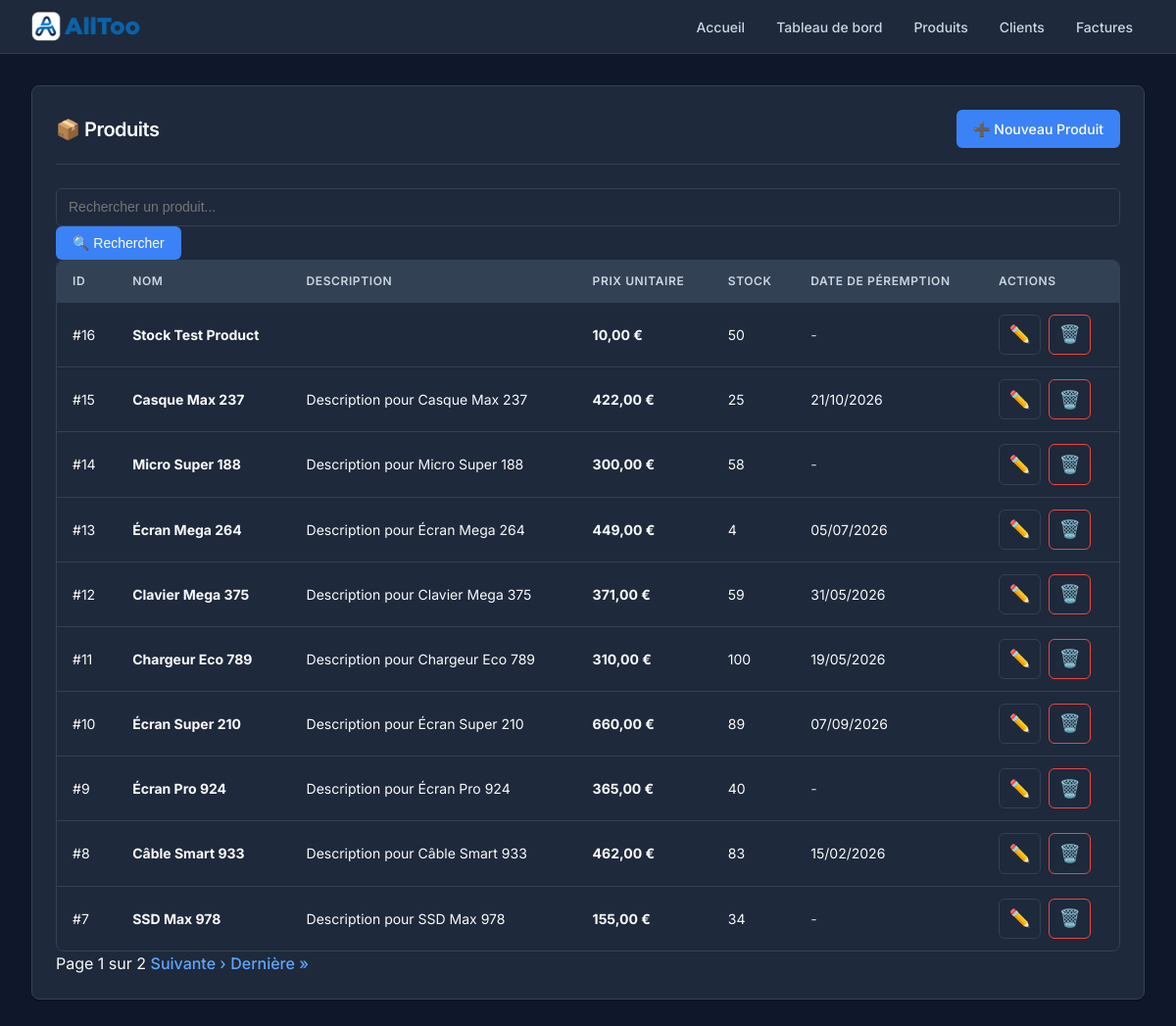
Page /produits/ on the committed database.
### invoices/models.py (models this page shows, shortened)
class Product(models.Model):
    name = models.CharField(max_length=200, verbose_name="Nom")
    description = models.TextField(blank=True, verbose_name="Description")
    unit_price = models.DecimalField(
        max_digits=10,
        decimal_places=2,
        validators=[MinValueValidator(Decimal('0.01'))],
        verbose_name="Prix unitaire"
    )
    stock_quantity = models.IntegerField(
        default=0,
        validators=[MinValueValidator(0)],
        verbose_name="Quantité en stock"
    )
    expiration_date = models.DateField(
        null=True,
        blank=True,
        verbose_name="Date de péremption"
    )
    created_at = models.DateTimeField(auto_now_add=True, verbose_name="Créé le")
    updated_at = models.DateTimeField(auto_now=True, verbose_name="Modifié le")
    class Meta:
        verbose_name = "Produit"
        verbose_name_plural = "Produits"
        ordering = ['-created_at']

### invoices/views.py (the view)
# urls.py: path('produits/', views.ProductListView.as_view(), name='product_list'),
class ProductListView(ListView):
    model = Product
    template_name = 'invoices/product_list.html'
    context_object_name = 'products'
    paginate_by = 10
    def get_queryset(self):
        queryset = super().get_queryset()
        search = self.request.GET.get('search')
        if search:
            queryset = queryset.filter(name__icontains=search)
        return queryset

### templates/invoices/product_list.html (shortened to what this page needs)
{% extends 'base.html' %}
{% block content %}
<div class="card">
    <div class="card-header">
        <h1 class="card-title">📦 Produits</h1>
        <a href="{% url 'product_create' %}" class="btn btn-primary">➕ Nouveau Produit</a>
    </div>
    <form method="get" class="search-form">
        <input type="text" name="search" class="form-input search-input" placeholder="Rechercher un produit..."
            value="{{ request.GET.search }}">
        <button type="submit" class="btn btn-primary">🔍 Rechercher</button>
    </form>
    {% if products %}
    <div class="table-container">
        <table>
            <thead>
                <tr>
                    <th>ID</th>
                    <th>Nom</th>
                    <th>Description</th>
                    <th>Prix Unitaire</th>
                    <th>Stock</th>
                    <th>Date de Péremption</th>
                    <th>Actions</th>
                </tr>
            </thead>
            <tbody>
                {% for product in products %}
                <tr>
                    <td>#{{ product.id }}</td>
                    <td><strong>{{ product.name }}</strong></td>
                    <td>{{ product.description|truncatewords:10 }}</td>
                    <td><strong>{{ product.unit_price }} €</strong></td>
                    <td>{{ product.stock_quantity }}</td>
                    <td>
                        {% if product.expiration_date %}
                        {{ product.expiration_date|date:"d/m/Y" }}
                        {% else %}
                        <span style="color: var(--text-secondary);">-</span>
                        {% endif %}
                    </td>
                    <td>
                        <div style="display: flex; gap: 0.5rem;">
                            <a href="{% url 'product_update' product.pk %}" class="btn btn-secondary"
                                style="padding: 0.4rem 0.6rem; font-size: 1.1rem;" title="Modifier">✏️</a>
                            <a href="{% url 'product_delete' product.pk %}" class="btn btn-danger"
                                style="padding: 0.4rem 0.6rem; font-size: 1.1rem;" title="Supprimer">🗑️</a>
                        </div>
                    </td>
                </tr>
                {% endfor %}
            </tbody>
        </table>
    </div>
    {% if is_paginated %}
    <div class="pagination">
        <span class="current">Page {{ page_obj.number }} sur {{ page_obj.paginator.num_pages }}</span>
        {% if page_obj.has_next %}
        <a
            href="?page={{ page_obj.next_page_number }}{% if request.GET.search %}&search={{ request.GET.search }}{% endif %}">Suivante
            ›</a>
        <a
            href="?page={{ page_obj.paginator.num_pages }}{% if request.GET.search %}&search={{ request.GET.search }}{% endif %}">Dernière
            »</a>
        {% endif %}
    </div>
    {% endif %}
    {% else %}
    <div style="text-align: center; padding: 3rem; color: var(--text-secondary);">
        <p style="font-size: 1.2rem;">Aucun produit trouvé.</p>
        <a href="{% url 'product_create' %}" class="btn btn-primary" style="margin-top: 1rem;">Créer le premier
            produit</a>
    </div>
    {% endif %}
</div>
{% endblock %}

### templates/base.html (shortened to what this page needs)
{% load static %}
<!DOCTYPE html>
<html lang="fr">
<head>
    <link rel="stylesheet" href="{% static 'css/style.css' %}">
</head>
<body>
    <nav class="navbar">
        <div class="nav-container">
            <a href="{% url 'home' %}" class="nav-brand" style="display: flex; align-items: center; gap: 10px;">
                <img src="{% static 'img/logo.png' %}" alt="AllToo" style="height: 30px;">
            </a>
            <ul class="nav-links">
                <li><a href="{% url 'home' %}">Accueil</a></li>
                <li><a href="{% url 'dashboard' %}">Tableau de bord</a></li>
                <li><a href="{% url 'product_list' %}">Produits</a></li>
                <li><a href="{% url 'client_list' %}">Clients</a></li>
                <li><a href="{% url 'invoice_list' %}">Factures</a></li>
            </ul>
        </div>
    </nav>
    <main class="container">
        {% block content %}{% endblock %}
    </main>
</body>
</html>

### static/css/style.css (style rules this page uses)
:root { --bg-primary: #f3f4f6; --bg-secondary: #ffffff; --bg-tertiary: #f9fafb; --text-primary: #111827; --text-secondary: #6b7280; --text-muted: #9ca3af; --border-color: #e5e7eb; --border-focus: #3b82f6; --brand-dark: #0f172a; --brand-primary: #3b82f6; --brand-hover: #2563eb; --success: #10b981; --success-bg: #d1fae5; --success-text: #065f46; --danger: #ef4444; --danger-bg: #fee2e2; --danger-text: #b91c1c; --warning: #f59e0b; --warning-bg: #fef3c7; --warning-text: #92400e; --shadow-sm: 0 1px 2px 0 rgba(0, 0, 0, 0.05); --shadow: 0 1px 3px 0 rgba(0, 0, 0, 0.1), 0 1px 2px 0 rgba(0, 0, 0, 0.06); --shadow-md: 0 4px 6px -1px rgba(0, 0, 0, 0.1), 0 2px 4px -1px rgba(0, 0, 0, 0.06); --shadow-lg: 0 10px 15px -3px rgba(0, 0, 0, 0.1), 0 4px 6px -2px rgba(0, 0, 0, 0.05); --transition: all 0.2s cubic-bezier(0.4, 0, 0.2, 1); }
[data-theme="dark"] { --bg-primary: #0f172a; --bg-secondary: #1e293b; --bg-tertiary: #334155; --text-primary: #f9fafb; --text-secondary: #cbd5e1; --text-muted: #94a3b8; --border-color: #334155; --brand-dark: #3b82f6; --brand-primary: #60a5fa; --brand-hover: #2563eb; --shadow-sm: 0 1px 2px 0 rgba(0, 0, 0, 0.3); --shadow: 0 1px 3px 0 rgba(0, 0, 0, 0.3); }
* { margin: 0; padding: 0; box-sizing: border-box; }
body { font-family: 'Inter', -apple-system, BlinkMacSystemFont, "Segoe UI", Roboto, "Helvetica Neue", Arial, sans-serif; background-color: var(--bg-primary); color: var(--text-primary); line-height: 1.5; -webkit-font-smoothing: antialiased; -moz-osx-font-smoothing: grayscale; }
a { color: var(--brand-primary); text-decoration: none; font-weight: 500; transition: var(--transition); }
ul { list-style: none; }
.container { max-width: 1200px; margin: 0 auto; padding: 2rem; }
.navbar { background-color: var(--bg-secondary); border-bottom: 1px solid var(--border-color); position: sticky; top: 0; z-index: 50; padding: 0.75rem 0; }
.nav-container { max-width: 1200px; margin: 0 auto; padding: 0 2rem; display: flex; justify-content: space-between; align-items: center; }
.nav-brand { font-weight: 700; font-size: 1.25rem; color: var(--text-primary); letter-spacing: -0.025em; display: flex; align-items: center; gap: 0.75rem; }
.nav-links { display: flex; gap: 0.5rem; align-items: center; }
.nav-links a { color: var(--text-secondary); padding: 0.5rem 0.75rem; border-radius: 6px; font-size: 0.875rem; font-weight: 500; transition: var(--transition); }
.card { background: var(--bg-secondary); border: 1px solid var(--border-color); border-radius: 8px; box-shadow: var(--shadow-sm); padding: 1.5rem; margin-bottom: 1.5rem; }
.card-header { margin-bottom: 1.5rem; padding-bottom: 1rem; border-bottom: 1px solid var(--border-color); display: flex; justify-content: space-between; align-items: center; }
.card-title { font-size: 1.25rem; font-weight: 600; color: var(--text-primary); letter-spacing: -0.025em; }
.btn { display: inline-flex; align-items: center; justify-content: center; padding: 0.5rem 1rem; border-radius: 6px; font-weight: 500; font-size: 0.875rem; cursor: pointer; transition: var(--transition); border: 1px solid transparent; gap: 0.5rem; }
.btn-primary { background-color: var(--brand-dark); color: white; }
.btn-secondary { background-color: var(--bg-secondary); border-color: var(--border-color); color: var(--text-primary); }
.btn-danger { background-color: var(--bg-secondary); border-color: var(--danger); color: var(--danger); }
.form-input, select.form-input { width: 100%; padding: 0.5rem 0.75rem; font-size: 0.875rem; line-height: 1.5; color: var(--text-primary); background-color: var(--bg-secondary); border: 1px solid var(--border-color); border-radius: 6px; transition: var(--transition); }
.table-container { overflow-x: auto; border: 1px solid var(--border-color); border-radius: 8px; }
table { width: 100%; border-collapse: collapse; font-size: 0.875rem; }
thead { background-color: var(--bg-tertiary); }
th { padding: 0.75rem 1rem; text-align: left; font-weight: 600; color: var(--text-secondary); text-transform: uppercase; font-size: 0.75rem; letter-spacing: 0.05em; border-bottom: 1px solid var(--border-color); }
td { padding: 0.75rem 1rem; color: var(--text-primary); border-bottom: 1px solid var(--border-color); }
tbody tr:last-child td { border-bottom: none; }

### rows in the picture
Product: id "16", name "Stock Test Product", unit_price "10,00", stock_quantity "50"
Product: id "15", name "Casque Max 237", description "Description pour Casque Max 237", unit_price "422,00", stock_quantity "25", expiration_date "21/10/2026"
Product: id "14", name "Micro Super 188", description "Description pour Micro Super 188", unit_price "300,00", stock_quantity "58"
Product: id "13", name "Écran Mega 264", description "Description pour Écran Mega 264", unit_price "449,00", stock_quantity "4", expiration_date "05/07/2026"
Product: id "12", name "Clavier Mega 375", description "Description pour Clavier Mega 375", unit_price "371,00", stock_quantity "59", expiration_date "31/05/2026"
Product: id "11", name "Chargeur Eco 789", description "Description pour Chargeur Eco 789", unit_price "310,00", stock_quantity "100", expiration_date "19/05/2026"
Product: id "10", name "Écran Super 210", description "Description pour Écran Super 210", unit_price "660,00", stock_quantity "89", expiration_date "07/09/2026"
Product: id "9", name "Écran Pro 924", description "Description pour Écran Pro 924", unit_price "365,00", stock_quantity "40"
Product: id "8", name "Câble Smart 933", description "Description pour Câble Smart 933", unit_price "462,00", stock_quantity "83", expiration_date "15/02/2026"
Product: id "7", name "SSD Max 978", description "Description pour SSD Max 978", unit_price "155,00", stock_quantity "34"

### other values in the picture
{{ page_obj.number }} "1"
{{ page_obj.paginator.num_pages }} "2"
